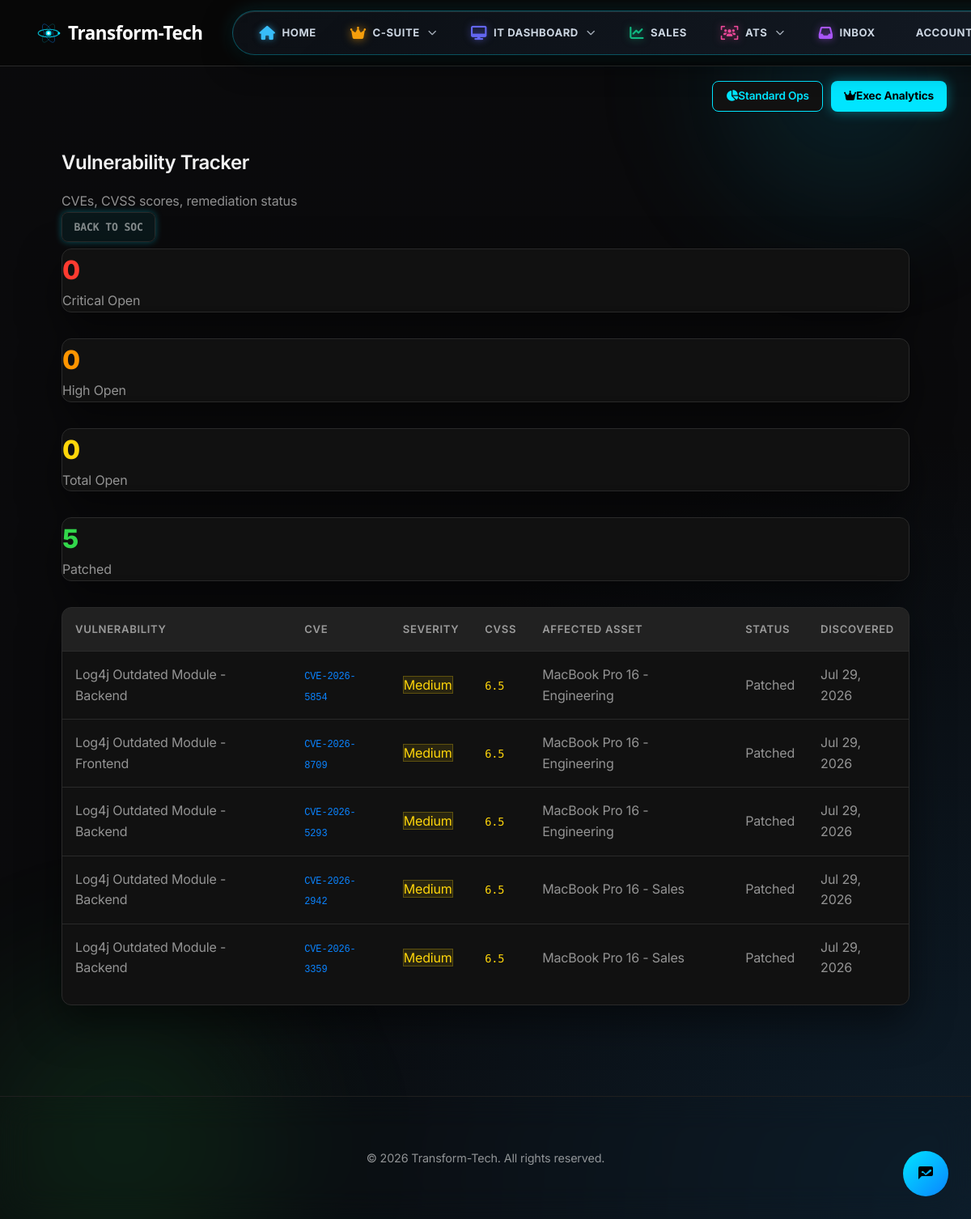
Screenshot of /security/vulnerabilities/ (signed in) with the database file from the repository.
### tracking_app/models.py (models this page shows, shortened)
class VulnerabilityScan(models.Model):
    SEVERITY_CHOICES = [
        ('critical',  'Critical'),
        ('high',      'High'),
        ('medium',    'Medium'),
        ('low',       'Low'),
        ('info',      'Informational'),
    ]
    STATUS_CHOICES = [
        ('open',      'Open'),
        ('in_progress','In Progress'),
        ('patched',   'Patched'),
        ('accepted',  'Risk Accepted'),
        ('false_positive','False Positive'),
    ]
    title       = models.CharField(max_length=255)
    cve_id      = models.CharField(max_length=30, blank=True, help_text='e.g. CVE-2024-1234')
    severity    = models.CharField(max_length=20, choices=SEVERITY_CHOICES, default='medium')
    cvss_score  = models.FloatField(null=True, blank=True, help_text='CVSS score 0.0-10.0')
    affected_asset = models.ForeignKey('ITAsset', on_delete=models.SET_NULL, null=True, blank=True, related_name='vulnerabilities')
    description = models.TextField(blank=True)
    remediation = models.TextField(blank=True)
    status      = models.CharField(max_length=20, choices=STATUS_CHOICES, default='open')
    discovered_at = models.DateTimeField(auto_now_add=True)
    patched_at  = models.DateTimeField(null=True, blank=True)
    reported_by = models.ForeignKey('User', on_delete=models.SET_NULL, null=True, blank=True)

class ITAsset(models.Model):
    ASSET_TYPES = [
        ('laptop', 'Laptop / Computer'),
        ('mobile', 'Mobile Device'),
        ('server', 'Server / Infrastructure'),
        ('network', 'Network Equipment'),
        ('software', 'Software License'),
        ('other', 'Other'),
    ]
    STATUS_CHOICES = [
        ('active', 'Active / In Use'),
        ('available', 'Available in Inventory'),
        ('in_repair', 'In Repair'),
        ('retired', 'Retired / Decommissioned'),
        ('lost', 'Lost / Stolen'),
    ]
    asset_tag = models.CharField(max_length=100, unique=True)
    name = models.CharField(max_length=200)
    asset_type = models.CharField(max_length=50, choices=ASSET_TYPES, default='laptop')
    status = models.CharField(max_length=50, choices=STATUS_CHOICES, default='available')
    owner = models.ForeignKey('User', on_delete=models.SET_NULL, null=True, blank=True, related_name='assigned_assets')
    vendor = models.ForeignKey(ITVendor, on_delete=models.SET_NULL, null=True, blank=True, related_name='assets')
    purchase_cost = models.DecimalField(max_digits=10, decimal_places=2, null=True, blank=True)
    purchase_date = models.DateField(null=True, blank=True)
    warranty_expiry = models.DateField(null=True, blank=True)
    tenant = models.ForeignKey('Tenant', on_delete=models.SET_NULL, null=True, blank=True, related_name='assets')
    created_at = models.DateTimeField(auto_now_add=True)
    updated_at = models.DateTimeField(auto_now=True)

### tracking_app/views.py (the view)
# urls.py: path('security/vulnerabilities/', views.vuln_list, name='vuln-list'),
@login_required
def vuln_list(request):
    if not (request.user.is_staff or request.user.is_admin_role or request.user.is_it_agent):
        raise PermissionDenied
    vulns = VulnerabilityScan.objects.select_related('affected_asset').order_by('-discovered_at')
    stats = {
        'critical': vulns.filter(severity='critical', status='open').count(),
        'high':     vulns.filter(severity='high', status='open').count(),
        'open':     vulns.filter(status='open').count(),
        'patched':  vulns.filter(status='patched').count(),
    }
    return render(request, 'tracking_app/vuln_list.html', {'vulns': vulns, 'stats': stats})

### tracking_app/models.py (called while the page is built)
    @property
    def is_it_agent(self):
        return self.is_staff or self.can_view_it or self.role in [self.ROLE_ADMIN, self.ROLE_IT, 'it_admin']

    @property
    def is_it_admin(self):
        return self.is_superuser or self.can_view_it or self.role in [self.ROLE_ADMIN, 'it_admin']

### tracking_app/views.py (called while the page is built)
def add_global_context(request):
    context = {}
    if request.user.is_authenticated:
        unread_notifications_count = Notification.objects.filter(
            recipient=request.user,
            is_read=False
        ).count()
        context['unread_notifications_count'] = unread_notifications_count
    return context

### tracking_app/templates/tracking_app/vuln_list.html (shortened to what this page needs)
{% extends 'tracking_app/base.html' %}
{% block content %}
<div class="container-fluid py-4" style="max-width:1400px;">
    <div class="d-flex justify-content-between align-items-center mb-4">
        <div>
            <h2 class="text-white mb-1"> Vulnerability Tracker</h2>
            <p class="text-muted small mb-0">CVEs, CVSS scores, remediation status</p>
        </div>
        <a href="{% url 'threat-dashboard' %}" class="btn btn-sm" style="color:rgba(255,255,255,.5);border:1px solid var(--apple-border);border-radius:8px;"> Back to SOC</a>
    </div>
    <div class="row g-3 mb-4">
        <div class="col-6 col-md-3">
            <div class="card text-center py-3" style="background:rgba(255,59,48,.08);border:1px solid rgba(255,59,48,.25);border-radius:12px;">
                <div style="font-size:2rem;font-weight:800;color:#ff3b30;">{{ stats.critical }}</div>
                <div class="text-muted small">Critical Open</div>
            </div>
        </div>
        <div class="col-6 col-md-3">
            <div class="card text-center py-3" style="background:rgba(255,149,0,.08);border:1px solid rgba(255,149,0,.25);border-radius:12px;">
                <div style="font-size:2rem;font-weight:800;color:#ff9500;">{{ stats.high }}</div>
                <div class="text-muted small">High Open</div>
            </div>
        </div>
        <div class="col-6 col-md-3">
            <div class="card text-center py-3" style="background:rgba(255,214,10,.08);border:1px solid rgba(255,214,10,.25);border-radius:12px;">
                <div style="font-size:2rem;font-weight:800;color:#ffd60a;">{{ stats.open }}</div>
                <div class="text-muted small">Total Open</div>
            </div>
        </div>
        <div class="col-6 col-md-3">
            <div class="card text-center py-3" style="background:rgba(50,215,75,.08);border:1px solid rgba(50,215,75,.25);border-radius:12px;">
                <div style="font-size:2rem;font-weight:800;color:#32d74b;">{{ stats.patched }}</div>
                <div class="text-muted small">Patched</div>
            </div>
        </div>
    </div>
    <div class="card" style="background:var(--apple-card-bg);border:1px solid var(--apple-border);border-radius:12px;overflow:hidden;">
        <table class="table table-borderless table-hover mb-0" style="color:var(--apple-text);">
            <thead style="background:rgba(255,255,255,.04);border-bottom:1px solid var(--apple-border);">
                <tr>
                    <th class="ps-4">Vulnerability</th>
                    <th>CVE</th>
                    <th>Severity</th>
                    <th>CVSS</th>
                    <th>Affected Asset</th>
                    <th>Status</th>
                    <th>Discovered</th>
                </tr>
            </thead>
            <tbody>
                {% for v in vulns %}
                <tr style="border-bottom:1px solid var(--apple-border-subtle);">
                    <td class="ps-4 fw-bold">{{ v.title|truncatechars:45 }}</td>
                    <td><code style="font-size:.75rem;color:#0a84ff;">{{ v.cve_id|default:"—" }}</code></td>
                    <td>
                        {% if v.severity == 'critical' %}<span class="badge" style="background:rgba(255,59,48,.2);color:#ff6b6b;border:1px solid rgba(255,59,48,.4);">Critical</span>
                        {% elif v.severity == 'high' %}<span class="badge" style="background:rgba(255,149,0,.15);color:#ffa733;border:1px solid rgba(255,149,0,.3);">High</span>
                        {% elif v.severity == 'medium' %}<span class="badge" style="background:rgba(255,214,10,.1);color:#ffd60a;border:1px solid rgba(255,214,10,.25);">Medium</span>
                        {% else %}<span class="badge bg-secondary">{{ v.get_severity_display }}</span>{% endif %}
                    </td>
                    <td>
                        {% if v.cvss_score %}
                        <span style="font-family:'Fira Code',monospace;font-size:.85rem;color:{% if v.cvss_score >= 9 %}#ff3b30{% elif v.cvss_score >= 7 %}#ff9500{% else %}#ffd60a{% endif %};">{{ v.cvss_score }}</span>
                        {% else %}—{% endif %}
                    </td>
                    <td class="text-muted small">{{ v.affected_asset.name|default:"Unknown" }}</td>
                    <td>
                        {% if v.status == 'patched' %}<span class="badge bg-success">Patched</span>
                        {% elif v.status == 'open' %}<span class="badge" style="background:rgba(255,214,10,.1);color:#ffd60a;">Open</span>
                        {% elif v.status == 'in_progress' %}<span class="badge" style="background:rgba(10,132,255,.1);color:#6ab4ff;">In Progress</span>
                        {% else %}<span class="badge bg-secondary">{{ v.get_status_display }}</span>{% endif %}
                    </td>
                    <td class="text-muted small">{{ v.discovered_at|date:"M d, Y" }}</td>
                </tr>
                {% empty %}
                <tr><td colspan="7" class="text-center py-5 text-muted"><i class="bx bx-check-shield" style="font-size:2.5rem;color:rgba(50,215,75,.4);display:block;margin-bottom:.75rem;"></i>No vulnerabilities tracked yet.</td></tr>
                {% endfor %}
            </tbody>
        </table>
    </div>
</div>
{% endblock %}

### tracking_app/templates/tracking_app/base.html (style rules this page uses)
:root { --brand-primary: #00E5FF; --brand-primary-dark: #00b3cc; --brand-primary-light: #66efff; --brand-accent: var(--brand-primary); --brand-success: #10b981; --brand-error: #ef4444; --brand-warning: #f59e0b; --apple-bg: #0a0a0a; --apple-card-bg: #111111; --apple-card-bg-hover: #161616; --apple-border: #2a2a2a; --apple-border-subtle: #1e1e1e; --apple-text: rgba(255, 255, 255, 0.95); --apple-text-secondary: rgba(255, 255, 255, 0.55); --apple-text-muted: rgba(255, 255, 255, 0.3); --apple-accent: var(--brand-primary); --apple-accent-dark: var(--brand-primary-dark); --apple-accent-glow: rgba(0, 229, 255, 0.35); --apple-error: var(--brand-error); --apple-success: var(--brand-success); --apple-warning: var(--brand-warning); --apple-input-bg: rgba(20, 20, 22, 0.7); --apple-blur: 20px; --apple-header-bg: rgba(8, 8, 8, 0.92); --apple-dropdown-bg: #141414; --apple-row-hover: rgba(255, 255, 255, 0.03); --apple-scrollbar-bg: #1a1a1a; --apple-scrollbar-thumb: #333; --apple-footer-border: #1f1f1f; --apple-shadow: 0 20px 50px rgba(0, 0, 0, 0.5); }
* { margin: 0; padding: 0; box-sizing: border-box; }
a { text-decoration: none; color: inherit; }
html { scroll-behavior: smooth; scroll-padding-top: 90px; }
body { font-family: 'Inter', sans-serif; line-height: 1.6; background-color: var(--apple-bg); color: var(--apple-text); min-height: 100vh; position: relative; overflow-x: hidden; letter-spacing: -0.01em; transition: background-color 0.35s ease, color 0.35s ease; }
.card { background: var(--apple-card-bg); backdrop-filter: blur(var(--apple-blur)); -webkit-backdrop-filter: blur(var(--apple-blur)); border-radius: 16px; padding: 0; margin-bottom: 2rem; box-shadow: var(--apple-shadow); border: 1px solid var(--apple-border); border-top: 3px solid var(--apple-accent); overflow: hidden; transition: transform 0.2s ease, box-shadow 0.2s ease, border-color 0.2s ease, background 0.2s ease; }
h1, h2, h3 { font-weight: 600; color: var(--apple-text); margin-bottom: 1rem; letter-spacing: -0.02em; }
.btn { display: inline-block; padding: 0.75rem 1.25rem; background: rgba(0, 229, 255, 0.06); color: var(--apple-accent); text-decoration: none; border: 1px solid var(--apple-accent); border-radius: 6px; cursor: pointer; font-family: 'Fira Code', monospace; font-size: 0.9rem; font-weight: 600; letter-spacing: -0.01em; transition: all 0.25s ease; box-shadow: 0 0 8px var(--apple-accent-glow); position: relative; overflow: hidden; text-transform: uppercase; }
.btn-sm { padding: 0.45rem 0.9rem; font-size: 0.82rem; }
.table { width: 100%; border-collapse: separate; border-spacing: 0; margin-bottom: 1rem; }
.table th { text-align: left; padding: 1rem; font-weight: 600; color: var(--apple-text); border-bottom: 1px solid var(--apple-border); background: var(--apple-row-hover); font-size: 0.82rem; text-transform: uppercase; letter-spacing: 0.05em; }
.table td { padding: 1rem; border-bottom: 1px solid var(--apple-border); color: var(--apple-text-secondary); transition: background 0.2s ease, color 0.2s ease; }
.table tr:last-child td { border-bottom: none; }
*, *::before, *::after { transition-property: background-color, border-color, color; transition-duration: 0.25s; transition-timing-function: ease; }
header, footer, .card, .card-header, .card-body, .form-control, .notification-container, .user-dropdown-menu { transition: background-color 0.35s ease, border-color 0.35s ease, box-shadow 0.35s ease !important; }
main, .container-fluid, .it-page { animation: pageFadeIn 0.3s cubic-bezier(0.16, 1, 0.3, 1) forwards; }
.text-white { color: var(--apple-text) !important; }
.text-muted { color: var(--apple-text-secondary) !important; }
.card { background: var(--apple-card-bg) !important; border-color: var(--apple-border) !important; color: var(--apple-text) !important; }
.table { color: var(--apple-text) !important; }
.table thead th { color: var(--apple-text-secondary) !important; border-bottom-color: var(--apple-border) !important; }
.table td, .table th { border-color: var(--apple-border) !important; }
html, body { overflow-x: hidden !important; width: 100% !important; max-width: 100vw !important; }

### rows the page displays
VulnerabilityScan: title "Log4j Outdated Module - Backend", cve_id "CVE-2026-5854", severity "Medium", cvss_score "6.5", affected_asset.name "MacBook Pro 16 - Engineering", status "Patched", discovered_at "Jul 29, 2026"
VulnerabilityScan: title "Log4j Outdated Module - Frontend", cve_id "CVE-2026-8709", severity "Medium", cvss_score "6.5", affected_asset.name "MacBook Pro 16 - Engineering", status "Patched", discovered_at "Jul 29, 2026"
VulnerabilityScan: title "Log4j Outdated Module - Backend", cve_id "CVE-2026-5293", severity "Medium", cvss_score "6.5", affected_asset.name "MacBook Pro 16 - Engineering", status "Patched", discovered_at "Jul 29, 2026"
VulnerabilityScan: title "Log4j Outdated Module - Backend", cve_id "CVE-2026-2942", severity "Medium", cvss_score "6.5", affected_asset.name "MacBook Pro 16 - Sales", status "Patched", discovered_at "Jul 29, 2026"
VulnerabilityScan: title "Log4j Outdated Module - Backend", cve_id "CVE-2026-3359", severity "Medium", cvss_score "6.5", affected_asset.name "MacBook Pro 16 - Sales", status "Patched", discovered_at "Jul 29, 2026"

### other values shown
{{ stats.critical }} "0"
{{ stats.high }} "0"
{{ stats.open }} "0"
{{ stats.patched }} "5"
